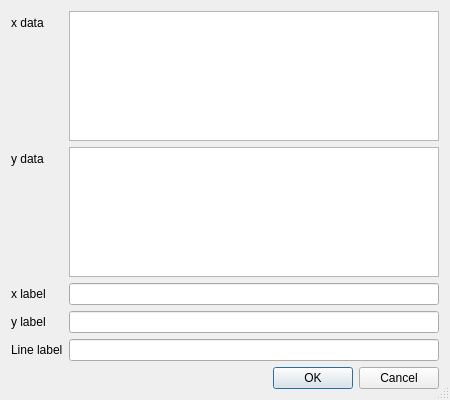
<?xml version="1.0" encoding="UTF-8"?>
<ui version="4.0">
 <class>UserData</class>
 <widget class="QDialog" name="UserData">
  <property name="geometry">
   <rect>
    <x>0</x>
    <y>0</y>
    <width>450</width>
    <height>400</height>
   </rect>
  </property>
  <property name="windowTitle">
   <string>Add user data</string>
  </property>
  <property name="sizeGripEnabled">
   <bool>true</bool>
  </property>
  <property name="modal">
   <bool>true</bool>
  </property>
  <layout class="QVBoxLayout" name="verticalLayout">
   <item>
    <layout class="QFormLayout" name="formLayout">
     <property name="fieldGrowthPolicy">
      <enum>QFormLayout::AllNonFixedFieldsGrow</enum>
     </property>
     <item row="0" column="0">
      <widget class="QLabel" name="label2">
       <property name="text">
        <string>x data</string>
       </property>
      </widget>
     </item>
     <item row="0" column="1">
      <widget class="QPlainTextEdit" name="editXdata">
       <property name="toolTip">
        <string>&lt;html&gt;&lt;head/&gt;&lt;body&gt;&lt;p&gt;Array of values (numpy style, separator is ','):&lt;/p&gt;&lt;p&gt;1.0, 2.0, 3.0&lt;/p&gt;&lt;/body&gt;&lt;/html&gt;</string>
       </property>
      </widget>
     </item>
     <item row="1" column="0">
      <widget class="QLabel" name="label6">
       <property name="text">
        <string>y data</string>
       </property>
      </widget>
     </item>
     <item row="1" column="1">
      <widget class="QPlainTextEdit" name="editYdata">
       <property name="toolTip">
        <string>&lt;html&gt;&lt;head/&gt;&lt;body&gt;&lt;p&gt;Array of values (numpy style, separator is ','):&lt;/p&gt;&lt;p&gt;1.0, 2.0, 3.0&lt;/p&gt;&lt;/body&gt;&lt;/html&gt;</string>
       </property>
      </widget>
     </item>
     <item row="2" column="0">
      <widget class="QLabel" name="label5">
       <property name="text">
        <string>x label</string>
       </property>
      </widget>
     </item>
     <item row="2" column="1">
      <widget class="QLineEdit" name="editXlabel"/>
     </item>
     <item row="3" column="0">
      <widget class="QLabel" name="label4">
       <property name="text">
        <string>y label</string>
       </property>
      </widget>
     </item>
     <item row="3" column="1">
      <widget class="QLineEdit" name="editYlabel"/>
     </item>
     <item row="4" column="0">
      <widget class="QLabel" name="curveTitleLabel">
       <property name="text">
        <string>Line label</string>
       </property>
      </widget>
     </item>
     <item row="4" column="1">
      <widget class="QLineEdit" name="editLineLabel"/>
     </item>
    </layout>
   </item>
   <item>
    <widget class="QDialogButtonBox" name="buttonBox">
     <property name="orientation">
      <enum>Qt::Horizontal</enum>
     </property>
     <property name="standardButtons">
      <set>QDialogButtonBox::Cancel|QDialogButtonBox::Ok</set>
     </property>
    </widget>
   </item>
  </layout>
 </widget>
 <resources/>
 <connections/>
</ui>
